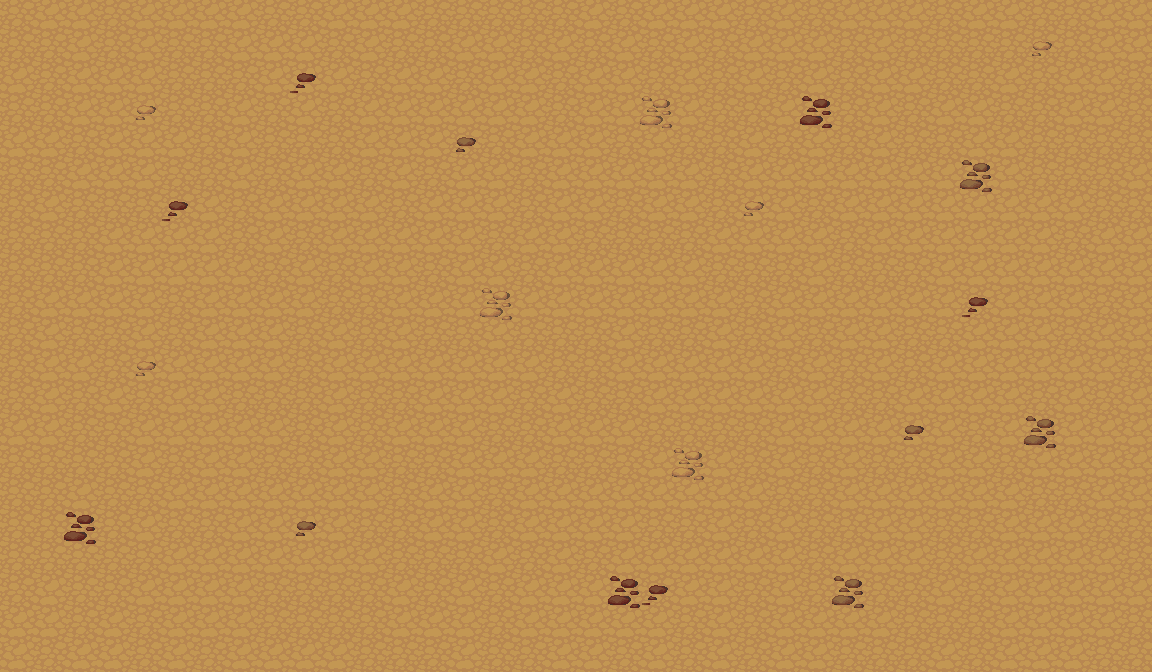

Rendered tile map (Tiled .tmx) drawn with the repository's tilesets; below, a short description and the full map source, tile grids included:
An orthogonal 36x21 tile map with 32x32 px tiles, 2 tile layers (Tile Layer 1, Rocks).

<map version="1.10" tiledversion="1.11.0" orientation="orthogonal" renderorder="right-down" width="36" height="21" tilewidth="32" tileheight="32" infinite="0" nextlayerid="3" nextobjectid="1">
 <tileset firstgid="1" source="terrain-v7.tsx" />
 <layer id="1" name="Tile Layer 1" width="36" height="21">
  <data encoding="csv">
98,163,163,98,163,163,163,163,98,98,163,163,163,98,98,98,98,98,163,98,163,163,163,98,163,98,163,163,163,98,163,163,98,98,163,163,
98,98,163,98,163,98,98,163,163,163,98,163,98,98,163,163,98,163,98,163,98,163,98,163,163,163,98,163,98,98,98,98,98,98,163,163,
163,98,163,163,163,98,98,98,163,163,163,98,163,163,98,163,163,98,163,163,98,163,98,163,98,163,98,163,163,98,98,163,98,163,163,98,
98,98,163,163,163,98,98,163,98,163,98,163,163,163,163,163,163,98,163,163,163,163,98,98,163,163,98,163,98,163,163,98,98,163,163,98,
163,163,98,163,163,163,98,163,98,98,98,163,163,163,98,98,163,163,163,98,163,98,98,163,98,163,98,163,98,98,163,163,98,98,98,98,
98,98,163,163,163,98,98,163,98,163,163,98,163,98,163,163,98,163,163,163,163,163,98,163,163,163,163,163,163,163,163,163,98,98,98,163,
98,163,98,98,98,98,163,98,163,163,163,163,98,163,163,163,98,163,163,98,163,163,98,163,163,98,163,163,163,163,163,163,163,163,98,98,
98,98,98,163,163,163,163,98,163,98,163,163,163,163,163,98,163,163,98,98,98,98,163,163,163,163,98,163,163,163,163,163,163,98,163,163,
98,98,98,163,163,163,163,163,98,163,98,163,163,98,163,163,98,163,163,163,163,163,98,98,98,163,98,98,98,163,163,163,163,163,163,163,
98,163,163,163,163,98,163,163,163,163,98,98,163,163,163,163,163,163,163,163,163,163,163,98,163,163,163,163,163,163,98,163,163,163,98,163,
98,163,98,98,163,98,163,163,163,98,163,98,163,98,98,163,98,98,98,163,98,98,163,98,163,98,163,163,98,98,163,163,163,98,163,163,
98,163,163,98,163,163,163,163,163,98,163,163,163,163,163,163,163,98,98,163,163,163,163,163,98,163,98,163,98,163,163,163,163,163,163,98,
98,163,98,163,98,163,163,98,98,98,163,98,98,163,163,163,98,163,98,98,163,163,163,163,163,163,98,98,163,163,163,163,98,163,98,163,
163,163,98,98,163,163,163,163,163,98,163,98,163,163,163,98,98,163,163,163,98,98,98,98,163,163,163,163,163,163,98,163,98,163,163,163,
98,98,98,98,163,98,163,163,98,98,163,163,98,98,163,163,163,98,98,98,163,163,163,98,163,98,163,98,98,163,163,98,163,163,163,163,
98,98,163,98,98,163,163,163,163,163,163,163,98,163,163,98,163,163,163,163,163,163,163,163,98,98,163,163,163,163,163,163,98,98,163,163,
98,98,163,98,163,98,98,163,163,163,163,98,98,163,163,98,163,163,163,163,98,98,163,98,163,98,98,163,163,98,98,163,163,163,98,98,
98,98,98,98,98,163,163,163,163,163,163,163,98,98,98,163,98,163,98,163,163,163,163,163,163,98,163,163,163,98,163,163,163,163,163,98,
98,163,98,98,163,163,163,163,98,98,98,98,163,98,163,98,163,163,163,163,98,163,163,98,163,98,163,98,98,163,98,163,163,163,163,163,
163,163,98,163,98,163,163,163,98,98,98,98,163,163,163,98,163,163,163,163,163,98,163,98,163,163,163,163,98,98,98,163,163,163,163,98,
163,98,163,163,98,163,98,163,163,163,163,98,98,98,163,98,98,163,163,98,163,98,163,98,163,163,98,98,98,163,98,163,163,163,98,98
</data>
 </layer>
 <layer id="2" name="Rocks" width="36" height="21">
  <data encoding="csv">
0,0,0,0,0,0,0,0,0,0,0,0,0,0,0,0,0,0,0,0,0,0,0,0,0,0,0,0,0,0,0,0,0,0,0,0,
0,0,0,0,0,0,0,0,0,0,0,0,0,0,0,0,0,0,0,0,0,0,0,0,0,0,0,0,0,0,0,0,33,0,0,0,
0,0,0,0,0,0,0,0,0,39,0,0,0,0,0,0,0,0,0,0,0,0,0,0,0,0,0,0,0,0,0,0,0,0,0,0,
0,0,0,0,33,0,0,0,0,0,0,0,0,0,0,0,0,0,0,0,1,0,0,0,0,7,0,0,0,0,0,0,0,0,0,0,
0,0,0,0,0,0,0,0,0,0,0,0,0,0,36,0,0,0,0,0,0,0,0,0,0,0,0,0,0,0,0,0,0,0,0,0,
0,0,0,0,0,0,0,0,0,0,0,0,0,0,0,0,0,0,0,0,0,0,0,0,0,0,0,0,0,0,4,0,0,0,0,0,
0,0,0,0,0,39,0,0,0,0,0,0,0,0,0,0,0,0,0,0,0,0,0,33,0,0,0,0,0,0,0,0,0,0,0,0,
0,0,0,0,0,0,0,0,0,0,0,0,0,0,0,0,0,0,0,0,0,0,0,0,0,0,0,0,0,0,0,0,0,0,0,0,
0,0,0,0,0,0,0,0,0,0,0,0,0,0,0,0,0,0,0,0,0,0,0,0,0,0,0,0,0,0,0,0,0,0,0,0,
0,0,0,0,0,0,0,0,0,0,0,0,0,0,0,1,0,0,0,0,0,0,0,0,0,0,0,0,0,0,39,0,0,0,0,0,
0,0,0,0,0,0,0,0,0,0,0,0,0,0,0,0,0,0,0,0,0,0,0,0,0,0,0,0,0,0,0,0,0,0,0,0,
0,0,0,0,33,0,0,0,0,0,0,0,0,0,0,0,0,0,0,0,0,0,0,0,0,0,0,0,0,0,0,0,0,0,0,0,
0,0,0,0,0,0,0,0,0,0,0,0,0,0,0,0,0,0,0,0,0,0,0,0,0,0,0,0,0,0,0,0,0,0,0,0,
0,0,0,0,0,0,0,0,0,0,0,0,0,0,0,0,0,0,0,0,0,0,0,0,0,0,0,0,36,0,0,0,4,0,0,0,
0,0,0,0,0,0,0,0,0,0,0,0,0,0,0,0,0,0,0,0,0,1,0,0,0,0,0,0,0,0,0,0,0,0,0,0,
0,0,0,0,0,0,0,0,0,0,0,0,0,0,0,0,0,0,0,0,0,0,0,0,0,0,0,0,0,0,0,0,0,0,0,0,
0,0,7,0,0,0,0,0,0,36,0,0,0,0,0,0,0,0,0,0,0,0,0,0,0,0,0,0,0,0,0,0,0,0,0,0,
0,0,0,0,0,0,0,0,0,0,0,0,0,0,0,0,0,0,0,0,0,0,0,0,0,0,0,0,0,0,0,0,0,0,0,0,
0,0,0,0,0,0,0,0,0,0,0,0,0,0,0,0,0,0,0,7,39,0,0,0,0,0,4,0,0,0,0,0,0,0,0,0,
0,0,0,0,0,0,0,0,0,0,0,0,0,0,0,0,0,0,0,0,0,0,0,0,0,0,0,0,0,0,0,0,0,0,0,0,
0,0,0,0,0,0,0,0,0,0,0,0,0,0,0,0,0,0,0,0,0,0,0,0,0,0,0,0,0,0,0,0,0,0,0,0
</data>
 </layer>
</map>
